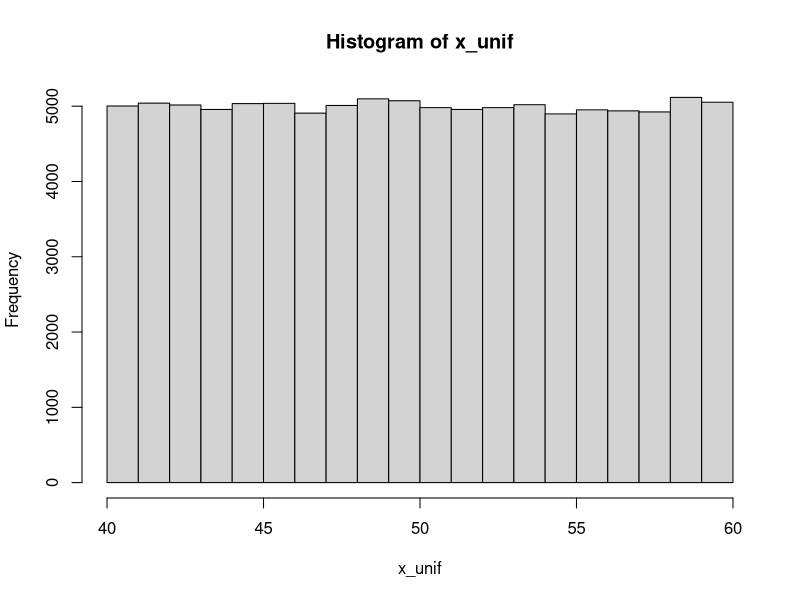
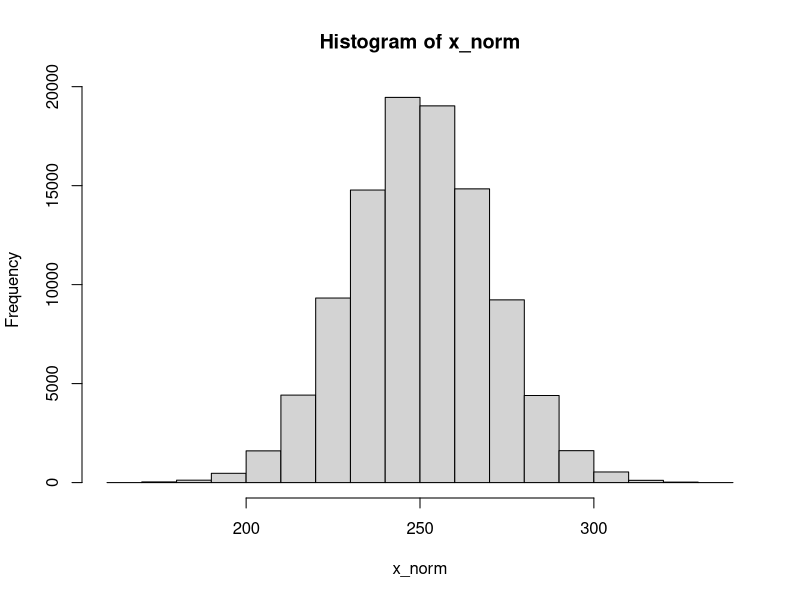

Source code (R) for these figures, in order: (Note: this script raises an error after producing the figures.)
## ---- chunk 1
x <- 2
x
## ---- chunk 2
nums <- c(1,45,78)
cities <- c("Zürich", "上海", "Tehrān")
nums
cities
## ---- chunk 3
length(nums)
#如果无后续使用，没必要赋值一个变量；c(...)的计算结果就是一个向量，并直接传给`length()`函数
length(c("Guten Morgen")) 
## ---- chunk 4
cities_1 <- c("Zürich", "上海", "Tehrān")
cities_2 <- c("大阪", "Poznań", "Cairo")

cities <- c(cities_1, cities_2, c("Jyväskylä", "邯郸", "札幌่"))

cities
## ---- chunk 5
x <- c("one", "two", "three", "four", "five", "six", "seven", "eight", "nine")
x[3]
## ---- chunk 6
x[c(2,5,9)] # 第2个，第5个，第9个元素
## ---- chunk 7
x[-c(2,5,9)] # 除了第2个，第5个，第9个以外的元素
## ---- chunk 8
x[c(2,5,9)] <- c("二", "五", "九")
x
## ---- chunk 9
1:10 #从左边的数（包含）到右边的数（包含），即1:10
## ---- chunk 10
x[3:6]
## ---- chunk 11
y <- 7:103
y
## ---- chunk 12
rep(6, 8) # 把6重复8遍；或rep(6, times = 8)
## ---- chunk 13
rep(c(0, 7, 6, 1), 4) # 把(0, 7, 6, 1)重复4遍
## ---- chunk 14
rep(c(0, 7, 6, 1), each = 4) # 把0, 7, 6, 1各重复4遍
## ---- chunk 15
rep(c(0, 7, 6, 1), c(1, 2, 3, 4)) # 把0, 7, 6, 1分别重复1, 2, 3, 4遍
## ---- chunk 16
seq(0, 15, 2.5) # 其实是`seq(from = 0, to = 50, by = 5)`的简写
## ---- chunk 17
 seq(0, 50, length.out = 11) # 其实是`seq(from = 0, to = 50, length.out = 11)`的简写
## ---- chunk 18
x_unif <- runif(100000, 40, 60) # 生成100000个40到60之间，连续均匀分布的的随机数
hist(x_unif) # 画直方图
## ---- chunk 19
x_norm <- rnorm(100000, 250, 20) # 按照平均值为250，标准差为20的正态分布的概率密度函数生成100000个随机数
hist(x_norm) # 画直方图
## ---- chunk 20
balls <- letters[1:10]
balls
## ---- chunk 21
sample(balls, 20, replace = TRUE)
## ---- chunk 22
sample(balls, 3) # 即`sample(balls, 3, replace = FALSE)`
## ---- chunk 23
sample(1:100, 10, replace = TRUE)
## ---- chunk 24
x <- vector("numeric")
# 或`vector("integer")`, `vector("character")`等
class(x)
## ---- chunk 25
x <- integer(0)
# 或 x <- integer()
# 或`character(0)`, `numeric(0)`等
class(x)
## ---- chunk 26
x <- c(-10, 5, -89, 999, 84)
list(x = x, `sort(x)` = sort(x), `rank(x)` = rank(x), `order(x)` = order(x), `rev(sort(x))` = rev(sort(x)))
## ---- chunk 27
scores <- c(ochem = 79, math = 66, mcb = 64, blc = 75, bpc = 72)
scores
## ---- chunk 28
scores[c("math", "bpc")] == scores[c(2, 5)]
## ---- chunk 29
x <- c(4, 9, 25)
y <- c(8, 6, 3)
x + y
x * y # 在matlab中这样乘是不行的，要用`.*`，除法也是
sqrt(x)
## ---- chunk 30
class(6) # 6是一个（浮点）数，应为"numeric"
## ---- chunk 31
is.numeric(6)
is.character("6")
## ---- chunk 32
as.integer(c(TRUE, FALSE))
as.character(c(23, 90))
## ---- chunk 33
time_in_sec <- c(29.37, 28.66, 31.32, NA, 27.91, NA)
## ---- chunk 34
class(time_in_sec[4])
## ---- chunk 35
y <- c("a", "b", NA)
class(y[3])
class(NA)
## ---- chunk 36
x <- c("Joe", "Lynne", "Pat")
class(x) # 本应为"character"
class(x) <- c("high_school", "student") # 篡改
class(x) # 新class
## ---- chunk 37
x <- matrix(c(TRUE, FALSE, FALSE, TRUE), ncol = 2)
typeof(x); class(x)
## ---- chunk 38
class(3)
## ---- chunk 39
sqrt(3)^2-3
## ---- chunk 40
3.1e5
## ---- chunk 41
-1.2e-4+1.1e-5
## ---- chunk 42
class(2)
class(2L)
## ---- chunk 43
1:10 #公差为1的整数向量生成器，包含最小值和最大值
class(1:10)
seq(5,50,5) #自定义公差，首项，末项和公差可以不为整数
class(seq(5,50,5)) #因此产生的是一个浮点数向量
seq(5L,50L,5L) #可以强制生成整数
class(seq(5L,50L,5L)) #是整数没错
## ---- chunk 44
x <- list(2L+1L, 2L-1L, 2L*3L, 17L%/%3L, 17L%%3L, 1000L/1L, 3L^4L, sqrt(4L), log(exp(5L)),factorial(5L),sin(0L))
for (num in x){
  print(num)
  print(class(num))
}

y <- c(8L/2L, 2L^3L)
## ---- chunk 45
class(2L+1L)
class(2L-1L)
class(2L*3L)
class(17L%/%3L)
class(17L%%3L)
## ---- chunk 46
class(1000L/1L)
class(3L^4L)
class(sqrt(4L))
class(log(exp(5L)))
class(factorial(5L))
## ---- chunk 47
exp(1)
## ---- chunk 48
log(exp(5))
## ---- chunk 49
log10(1000)
log2(128)
## ---- chunk 50
signif(12.3456789, 4)
## ---- chunk 51
signif(12.3, 8)
## ---- chunk 52
round(12.3456789, 3) # 保留3个小数位
## ---- chunk 53
round(13.5)
## ---- chunk 54
class(ceiling(7.4))
## ---- chunk 55
NA + NA
## ---- chunk 56
class(Inf); class(NaN)
## ---- chunk 57
is.na(NaN)
## ---- chunk 58
knitr::include_graphics("img/graphics/t-distribution.png")
## ---- chunk 59
qt(0.975, df = 12)
## ---- chunk 60
p <- (1-(pt(2.2, df = 15)))*2
p
## ---- chunk 61
qt(0.975,9999999)
## ---- chunk 62
x <- c(2.23,2.24,2.34,2.31,2.35,2.27,2.29,2.26,2.25,2.21,2.29,2.34,2.32)
t.test(x, mu = 2.31)
## ---- chunk 63
x <- c(2.23,2.24,2.34,2.31,2.35,2.27,2.29,2.26,2.25,2.21,2.29,2.34,2.32)

t.test(x, mu = 2.31, alternative = "less") # 检验是否*less* than μ
## ---- chunk 64
x <- c(2.23,2.24,2.34,2.31,2.35,2.27,2.29,2.26,2.25,2.21,2.29,2.34,2.32)
y <- c(2.27,2.29,2.37,2.38,2.39,2.25,2.39,2.16,2.55,2.81,2.19,2.44,2.22)

t.test(x, y)
## ---- chunk 65
t.test(x, y, paired = TRUE)
## ---- chunk 66
expected_probs <- c(0.05, 0.1, 0.15, 0.2, 0.2, 0.3)
## ---- chunk 67
observed_vals <- c(6, 9, 14, 24, 18, 29)
## ---- chunk 68
chisq.test(observed_vals, p = expected_probs) # 参数p是指概率
## ---- chunk 69
chisq.test(observed_vals)
## ---- chunk 70
(社团参与 <- matrix(c(28,36,40,40,32,33,38,29,36), nrow = 3, dimnames = list(c("一年级", "二年级", "三年级"), c("棒球", "足球", "网球"))))
## ---- chunk 71
chisq.test(社团参与)
## ---- chunk 72
#其实还可以更精简，但是为了易读性不得不牺牲一点精简度。
Z <- matrix(rep(rnorm(1000000), 6), nrow = 6)^2

X <- Z^2

Q <- matrix(nrow = 6, ncol = 1000000)

for (i in (1+1):6) {
  Q[1,] = Z[1,]
  Q[i,] = Q[(i-1),] + Z[i,]
}

plot(NULL, xlim=c(0.23,6), ylim = c(0,1),
     main = expression(paste('X ~ ', chi^'2', '(k)')), 
     xlab = "x", 
     ylab= expression(f[k]*'(x)')
    )
colors <- c('blue', 'black', 'red', 'green', 'gray', 'orange')
for (i in 1:6) {
  lines(density(Q[i,]),
        col=colors[i],
        lwd=2)
}
legend('topright',c('k=1','k=2','k=3','k=4','k=5','k=6'),
       fill = colors)
## ---- chunk 73
y <- list(1, c("a","あ"), list(1+3i, c(FALSE, NA, TRUE)), 
          data.frame(x = c("阿拉木图", "什切青"), y = c(2, 3)),
          t.test)
y
## ---- chunk 74
y[2] # 使用单方括号，得到的是一个只有一个分量的列表
y[[2]] # 使用双方括号，得到的是一个向量
y[[3]][[2]] # 得到的也是一个向量；父列表的索引在前，子列表的在后
y[[3]] # 这个位置包含两个子列表，因此得到一个有两个分量的列表
y[[3]][[2]][2] # 得到向量时，直接在后面用单方括号
## ---- chunk 75
z <- list(c(1, 3), z2 = c(4, 5, 6), c("a", "b"))
z # `[[2]]`被`$z2`所取代
z$z2 == z[[2]] # `z[[2]]`仍然是可用的，结果和`z$z2`一样
## ---- chunk 76
list(list(1, 2), list(3, 4))
## ---- chunk 77
A <- list("a", 1, TRUE); B <- list(5+8i, NA, 4L)
C1 <- unlist(list(A, B), recursive = FALSE); C2 <- c(A, B)
identical(C1, C2)
## ---- chunk 78
A <- 1:48 
dim(A) <- c(6,8) 
A
## ---- chunk 79
is.array(A)
is.matrix(A)
## ---- chunk 80
attributes(A)
## ---- chunk 81
A[5,3]
## ---- chunk 82
A[3,]
## ---- chunk 83
A[,4]
## ---- chunk 84
dim(A) <- c(2,8,3)
A
## ---- chunk 85
attr(A, "dim") <- c(3,4,2,2)
A
## ---- chunk 86
A[ ,3 , , ] #每个矩阵第3列的数据，即所有第二个维度为3的数值
## ---- chunk 87
B <- runif(90, 0, 1) #从均匀分布中取90个0到1之间的数
dim(B) <- c(6, 5, 3) #注意顺序
B
## ---- chunk 88
dimnames(B) <- list(paste("trial.", 1:6), 
                    c('P. falciparum', 'P. malariae', 'P. ovale', 'P. vivax', 'P. knowlesi'), 
                    c('chloroquine', 'artemisinin', 'doxycycline'))
B
## ---- chunk 89
class(c(TRUE,FALSE,NA))
## ---- chunk 90
x <- 5
x != 3 #x等于5，所以“x不等于3”为真
## ---- chunk 91
7 %in% c(1,4,5,6,7)
## ---- chunk 92
NA == NA
## ---- chunk 93
x <- NA
is.na(x)
## ---- chunk 94
x <- c(2, 1, 6, 5, 4, 9, 7, 3, 10, 8)
x <= 5
## ---- chunk 95
x[c(TRUE, TRUE, FALSE, TRUE, TRUE, FALSE, FALSE, TRUE, FALSE, FALSE)]
## ---- chunk 96
x[x <= 5]
## ---- chunk 97
all(x <= 5); any(x <= 5)
## ---- chunk 98
!(3 < 4) # 这个例子很简单，反义符号意义不大。后面实操的时候才能领略到它的用处。
## ---- chunk 99
vals <- c(TRUE, FALSE, NA) 
names(vals) <- paste('[',as.character(vals),']',sep = '')
outer(vals, vals, "&")
## ---- chunk 100
outer(vals, vals, "|")
## ---- chunk 101
m <- 1:100 # 产生一个[1,2,3,...,99,100]的整数向量。上面讲过。
n <- vector("numeric")
for (i in n) {
  if (i %% 2 == 0) {
    n <- append(n, i^2)
  } else if (i == 51) {
    break
  }
}
n
## ---- chunk 102
logi = TRUE
num <- 1
while (num <= 100) {
  if (logi) {
    num = num + 10 # R 不支持 num += 5的简写
    print(num)
    logi = FALSE
  } else {
    num = num + 20
    print(num)
    logi = TRUE
  }
}

## ---- chunk 103
# 以下代码翻译成英语就是：If 1 + 1 = 2, print "hi". Else, print "bye".
# 或中文：如果一加一等于二，那么印出“hi”，否则印出“bye”.
if (1 + 1 == 2) { # 1 + 1 == 2 的运算结果是TRUE，因此“如果”成真
  print("hi") # 所以会执行`print("hi")`
} else {
  print("bye")
}
## ---- chunk 104
# 代码第一行中的FALSE可以替换成任何计算结果为FALSE的运算，
# 比如1 + 1 == 3；小括号内的计算过程不重要，
# 但运算结果必须为TRUE或FALSE（不可以是NA）
if (FALSE) { 
  print("hi")
} else { # 因为是FALSE，所以`else`里的语句被执行
  print("bye")
}
## ---- chunk 105
if (FALSE) { # 第一个`if`为FALSE
  print("hi")
} else if (FALSE) { # 检查下一个`else if`，也是FALSE
  print("yoo")
} else if (TRUE) { # 再检查下一个`else if`，这次是TRUE
  print("hey") # 所以执行`print("hey")`
} else {
  print("bye") # 而轮不到else
}
## ---- chunk 106
# 以下代码翻译成英文就是: for every element i in c(2, 4, 6, 8): 
# assign i^2 to n, then print n
# 中文：对c(2, 4, 6, 8)`中的每一个元素i：
# 创建一个n使得n等于i的平方，然后印出n
for (i in c(2, 4, 6, 8)) { # i可以是任何你想要的名字，比如num
  n <- i^2 # 如果上一行是 for (num in ..., 这一行就要写成 n <- num^2
  print(n)
}
## ---- chunk 107
x <- vector(mode = "numeric") # 创建一个空的numeric vector
for (m in 1:10) {
  if (m %% 2 == 0) {
    x <- append(x, m)
  }
}

x
## ---- chunk 108
M <- c(1, 2, 3 ,4 ,5)
N <- c(10, 100, 1000)

x <- vector("numeric")
for (m in M) {
  for (n in N) { # 在一个for循环中嵌入另一个for循环
    x <- append(x, m*n)
  }
}

x
## ---- chunk 109
x <- 1
while (x < 10) { # 当x<10的时候，执行大括号内的语句
  print(x)
  x <- x + 3 # 一定要让x的值增加，否则会进入无限循环
}
## ---- chunk 110
for (i in 1:10) {
  if (i == 3) {
    next # 当i == 3时，跳过它，继续（最近的）for循环的下一个回合
  } else if (i == 6) {
    break # 当i == 6时，结束（最近的）for循环
  } 
  print(i) # 只有当if和else if里的检验都为FALSE时，`print(i)`才会执行。
}
## ---- chunk 111
M <- c(1, 2, 3, 4, 5)

x <- vector("numeric")
for (m in M) {
  while (TRUE) { # 原本while(TRUE){}将会是一个无限循环（判定条件永远TRUE）
    x <- append(x, 2*m)
    break # break打破了最近的这个while循环，而不影响for循环。
  }
}

x
## ---- chunk 112
l <- c(1.21, 1.34, -1.45, 1.56, 1.22, 1.10, 1.78, -1.33, 1.71)
## ---- chunk 113
l_1 <- ifelse(l < 0, NA, l)
l_1
## ---- chunk 114
x <- c(1, 4, 9)
y <- c(1, 10, 100)

for(i in x){
  print(i * y)
}
## ---- chunk 115
1 * y; 4 * y; 9 * y
## ---- chunk 116
i <- 1
while (i < 5) {
  print(i * 10)
  i <- i + 1
}
## ---- chunk 117
lapply(c(1, 2, 3), function(i) i^2*10)
## ---- chunk 118
lapply(list(5, 6, 7), rnorm, 3, .1)
## ---- chunk 119
lapply(list(5, 6, 7), rnorm, n = 3, .1)
## ---- chunk 120
rapply(list(c(1, 2, 3), list(c(4, 5, 6), list(7, 8, 9))), function(x) x * 10, how = "unlist") # 默认的模式
## ---- chunk 121
rapply(list(c(1, 2, 3), list(c(4, 5, 6), list(c("a", "b", "c")))), function(x) c(x, 1))
## ---- chunk 122
rapply(list(c(1, 2, 3), list(c(4, 5, 6), list(c("a", "b", "c")))), function(x) c(x, 1), how = "list") 
## ---- chunk 123
Map(rnorm, c(5, 6, 7), 3, .1)
## ---- chunk 124
Map(rnorm, c(2, 3, 4), c(1, 10, 100), c(.1, .5, 1))
## ---- chunk 125
mapply(rnorm, 3, c(1, 10, 100), c(.1, .5, 1))
## ---- chunk 126
require(doParallel)
## ---- chunk 127
library(doParallel)
getDoParWorkers() # 查看R当前使用的内核数量；默认应为1
detectCores() # 查看可用内核总数
## ---- chunk 128
registerDoParallel(4) # 设置内核数量
getDoParWorkers() # 再次检查内核数量
## ---- chunk 129
map(list(5, 6, 7), ~ rnorm(3, ., .1))
## ---- chunk 130
x = c(1, 2, 3); y = c(10, 20, 30); z = c(5, 60, 115)
map_dbl(list(x, y, z), mean)
## ---- chunk 131
map2(.x = c(1, 100, 10000), .y = c(.1, 1, 10), ~ rnorm(5, .x, .y))
## ---- chunk 132
pmap(list(mean = c(1, 100, 10000), sd = c(.1, 1, 10)), rnorm, n = 3)
## ---- chunk 133
args <- tibble(mean = c(1, 100, 10000),
               sd = c(.1, 1, 10))
pmap(args, rnorm, 3)
## ---- chunk 134
sample <- c(5.1, 5.2, 4.5, 5.3, 4.3, 5.5, 5.7)
# 根据传统，赋值变量时用`<-`号，赋值函数参数时才用`=`
t.test(x = sample, mu = 4.5)
## ---- chunk 135
"["(c("四川担担面", "武汉热干面", "兰州牛肉面", "北京炸酱面"), 2)
## ---- chunk 136
sum        (
 # 4   
        4 # 我怕不是
,              #疯了
            6
  
  )
## ---- chunk 137
seq(0, 25, l = 11)
## ---- chunk 138
函数名 <- function(参数1, 参数2, ...){
  对参数1和参数2
  进行
  一系列
  一行或者多行
  计算
  return(计算结果)
}
## ---- chunk 139
SE <- function(x) {
  s <- sd(x)
  n <- length(x)
  result <- s/sqrt(n)
  return(result)
}
# 随后，你就可以使用自定义的函数了
SE(c(5,6,5,5,4,5,6,6,5,4,5,3,8)) 
## ---- chunk 140
SE <- function(x) {
  s <- sd(x)
  n <- length(x)
  s/sqrt(n) # 注意不是`result <- s/sqrt(n)`
}
SE(c(5,6,5,5,4,5,6,6,5,4,5,3,8)) 
## ---- chunk 141
# 这是随手写的一个没有意义的函数
myfunc <- function(i){
  k <- 8
  if (i>3) {
    j <- -i
    while(j < 20){
      k <- k + i + j
      j <- j+5
    }
    return(k)
  } else {
    if (i %% 2 == 0) {
      return(5)
    } else return(k*i)
  }
}
myfunc(6)
## ---- chunk 142
sapply(1:5, function(x) x^2)
## ---- chunk 143
'%el%' <- function(x, y) pi*x*y

2 %el% 5
## ---- chunk 144
myfunc <- function(){
  a = 5
  function(){
    b = 10
    return(a*b)
  }
}
# 执行myfunc()的时候，默认结果为最后一句/一行，在这里应为内函数：
myfunc()

# 既然`myfunc()`的结果是一个函数，那么在后面再加上一个括号就是执行内函数了；内函数可以使用外函数中所定义的变量（比如这里使用了外函数的`a = 5`）
myfunc()()
## ---- chunk 145

speak <- function(x){
  x()$speak
}

speak(cat)

## ---- chunk 146
my_func <- function(arg1, arg2 = 100, ...){
  other_args <- list(...)
  print(arg1)
  print(arg2)
  print(other_args)
}

my_func("foo", cities = c("崇阳", "Αθήνα", "つがる"), nums = c(3,4,6))
## ---- chunk 147
calc_v <- function(v, pow = 1, times = 1, add = 0) {
  v ^ pow * times + add
}

calc_l <- function(L, pow = 1, times = 1, add = 0) {
  rapply(L, function(l) l ^ pow * times + add, how = "list")
}

calc <- function(data, ...) {
  if(is.list(data)) {
    calc_l(data, ...) # 即 calc_l(L = data, ...)
  } else if(is.vector(data)) {
    calc_v(data, ...) # 即 calc_v(v = data, ...)
  }
}
## ---- chunk 148
calc(c(1, 2, 3), pow = 2, add = 1)
calc(list(1, 2, list(10, 20)), pow = 2, times = 2)
## ---- chunk 149
sapply
## ---- chunk 150
x <- 5
fun1 <- function() {
  x <- 100
}
fun1()
x
## ---- chunk 151
x <- 5
fun1 <- function() {
  assign("x", 100, envir = .GlobalEnv)
}
fun1()
x
## ---- chunk 152
x <- 5
fun1 <- function() {
  x <<- 100
}
fun1()
x
## ---- chunk 153
n <- 1 # `GlobalEnv`里的`n` = 1

fun1 <- function() {
  n <- 10 # `fun1()`里的`n` = 10
  fun2 <- function() {
    n <- 50 # 赋值`fun2()`里的`n`
    n <<- 100 # 重赋值`fun1()`里的`n`为100
  }
  fun2() # 运行`fun2()`
  return(n) # 返回`fun1()`里的`n`
}

fun1() # 10是否变为100?
n # 是否仍然是1？
## ---- chunk 154
cum = 0
sapply(1:10, FUN = function(x){
  cum <<- cum + x
  cum
})
## ---- chunk 155
x <- vector('numeric')
system.time(
  for (i in 1:50){
    for (j in 1:100) {
      x <- append(x, i*j)
    }
  }
)
## ---- chunk 156
x <- c(3, 4, 6, 1, NA, 8, 2, 5, NA, 9, 7)
## ---- chunk 157
as.century <- function(x) x%/%100 + 1
## ---- chunk 158
as.century(c(2014, 1990, 1398, 1290, 1880, 2001))
## ---- chunk 159
hour <- function(x) x%/%100
minute <- function(x) x%%100
## ---- chunk 160
times <- c(0512, 0719, 2358, 0501)
hour(times)
minute(times)
## ---- chunk 161
fibon <- function (len = 10) {
  if (len == as.integer(len) & len > 0) { #
    F <- c(1, 1) ## 前两项需要定义
    i <- 3 ## 从第三项开始计算
    while (i <= len) {
      F[i] <- F[i-2] + F[i-1]
      i <- i+1 ## R中不可以使用`i += 1`或者`i++`
    }
    return(F[1:len])
  } else {
    return("请输入一个正整数。")
  }
}
## ---- chunk 162
fibon(10); fibon(-5)
## ---- chunk 163
prime.list <- function(i){
  primeNumbers <- 2L
  for (num in 3:i) {
    isPrime <- TRUE
    for (pnum in primeNumbers) {
      if (pnum > sqrt(num)) {
        break
      } else if (num %% pnum == 0) {
        isPrime <- FALSE
        break
      }
    }
    if (isPrime) {
      primeNumbers <- c(primeNumbers, num)
    }
  }
  return(primeNumbers)
}
## ---- chunk 164
prime.list(100)
## ---- chunk 165
Pet <- function(name = NA, common_name = NA, binomial_name = NA, speak = NA){
  name <- name
  common_name <- common_name
  binomial_name <- binomial_name
  speak <- speak
  greet <- function(time = "not_specified"){
    intro <- paste("I'm a", common_name, "and my name is", name)
    if(time == "morning") print(paste("Good morning,", intro))
    if(time == "afternoon") print(paste("Good afternoon,", intro))
    if(time == "evening") print(paste("Good evening,", intro)) 
    if(time == "not_specified") print(paste("Hi,", intro))
  }
  list(name = name, common_name = common_name, binomial_name = binomial_name, speak = speak, greet = greet)
}


Turtle <- function(name = NA){
  Pet(name, "turtle", "Trachemys scripta elegans") # 实现inheritance # 龟没有叫声
}

Cat <- function(name = NA, sterilized = NA){
  sterilized <- sterilized # 猫可能绝育 # 新增attribute，实现了广义的polymorphism
  PetAaM <- Pet(name, "cat", "Felis catus", "meow")
  CatOnlyAaM <- list(sterilized = sterilized)
  c(PetAaM, CatOnlyAaM)
}

Pigeon <- function(name = NA){
  PetAaM <- Pet(name, "pigeon", "Columba livia", "coo")
}

# 实现了Python语境中的polymorphism
greet <- function(pet, time = "not_specified"){
  pet$greet(time)
}

binomial_name <- function(pet){
  pet$binomial_name
}
## ---- chunk 166
Guoguo <- Pigeon("Guoguo")
Felix <- Cat("Felix", "TRUE")
Kazuya <- Turtle("Kazuya")

str(Guoguo)
str(Kazuya)
str(Felix)
## ---- chunk 167
Felix$binomial_name
Kazuya$greet("afternoon")
## ---- chunk 168
binomial_name(Kazuya)
greet(Guoguo)
## ---- chunk 169
x <- "world"
paste("Hello", x, "Bye", x, sep = "---")
